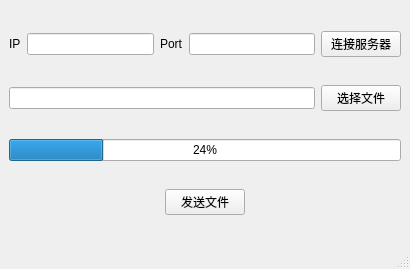
<?xml version="1.0" encoding="UTF-8"?>
<ui version="4.0">
 <class>MainWindow</class>
 <widget class="QMainWindow" name="MainWindow">
  <property name="geometry">
   <rect>
    <x>0</x>
    <y>0</y>
    <width>410</width>
    <height>269</height>
   </rect>
  </property>
  <property name="windowTitle">
   <string>MainWindow</string>
  </property>
  <widget class="QWidget" name="centralwidget">
   <layout class="QVBoxLayout" name="verticalLayout">
    <item>
     <layout class="QHBoxLayout" name="horizontalLayout">
      <item>
       <widget class="QLabel" name="label_2">
        <property name="text">
         <string>IP</string>
        </property>
       </widget>
      </item>
      <item>
       <widget class="QLineEdit" name="lineEdit_IP"/>
      </item>
      <item>
       <widget class="QLabel" name="label">
        <property name="text">
         <string>Port</string>
        </property>
       </widget>
      </item>
      <item>
       <widget class="QLineEdit" name="lineEdit_Port"/>
      </item>
      <item>
       <widget class="QPushButton" name="pushButton_SetConnect">
        <property name="text">
         <string>连接服务器</string>
        </property>
       </widget>
      </item>
     </layout>
    </item>
    <item>
     <layout class="QHBoxLayout" name="horizontalLayout_2">
      <item>
       <widget class="QLineEdit" name="lineEdit_Path"/>
      </item>
      <item>
       <widget class="QPushButton" name="pushButton_SelectFile">
        <property name="text">
         <string>选择文件</string>
        </property>
       </widget>
      </item>
     </layout>
    </item>
    <item>
     <widget class="QProgressBar" name="progressBar">
      <property name="value">
       <number>24</number>
      </property>
     </widget>
    </item>
    <item>
     <layout class="QHBoxLayout" name="horizontalLayout_3">
      <item>
       <spacer name="horizontalSpacer">
        <property name="orientation">
         <enum>Qt::Horizontal</enum>
        </property>
        <property name="sizeHint" stdset="0">
         <size>
          <width>40</width>
          <height>20</height>
         </size>
        </property>
       </spacer>
      </item>
      <item>
       <widget class="QPushButton" name="pushButton_SendFile">
        <property name="text">
         <string>发送文件</string>
        </property>
       </widget>
      </item>
      <item>
       <spacer name="horizontalSpacer_2">
        <property name="orientation">
         <enum>Qt::Horizontal</enum>
        </property>
        <property name="sizeHint" stdset="0">
         <size>
          <width>40</width>
          <height>20</height>
         </size>
        </property>
       </spacer>
      </item>
     </layout>
    </item>
   </layout>
  </widget>
  <widget class="QMenuBar" name="menubar">
   <property name="geometry">
    <rect>
     <x>0</x>
     <y>0</y>
     <width>410</width>
     <height>23</height>
    </rect>
   </property>
  </widget>
  <widget class="QStatusBar" name="statusbar"/>
 </widget>
 <resources/>
 <connections/>
</ui>
